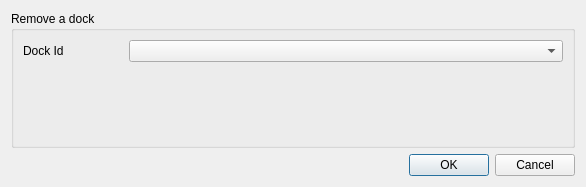
<?xml version="1.0" encoding="UTF-8"?>
<ui version="4.0">
 <class>DialogAddNewDock</class>
 <widget class="QDialog" name="DialogAddNewDock">
  <property name="geometry">
   <rect>
    <x>0</x>
    <y>0</y>
    <width>586</width>
    <height>187</height>
   </rect>
  </property>
  <property name="minimumSize">
   <size>
    <width>586</width>
    <height>0</height>
   </size>
  </property>
  <property name="windowTitle">
   <string>DataPlotly</string>
  </property>
  <layout class="QVBoxLayout" name="verticalLayout">
   <item>
    <widget class="QGroupBox" name="groupBox">
     <property name="title">
      <string>Remove a dock</string>
     </property>
     <layout class="QVBoxLayout" name="verticalLayout_2">
      <item>
       <layout class="QHBoxLayout" name="horizontalLayout">
        <item>
         <widget class="QLabel" name="DockIdLabel">
          <property name="sizePolicy">
           <sizepolicy hsizetype="Minimum" vsizetype="Preferred">
            <horstretch>0</horstretch>
            <verstretch>0</verstretch>
           </sizepolicy>
          </property>
          <property name="maximumSize">
           <size>
            <width>100</width>
            <height>16777215</height>
           </size>
          </property>
          <property name="text">
           <string>Dock Id</string>
          </property>
         </widget>
        </item>
        <item>
         <widget class="QComboBox" name="DockIdsComboBox">
          <property name="toolTip">
           <string/>
          </property>
         </widget>
        </item>
       </layout>
      </item>
      <item>
       <spacer name="verticalSpacer">
        <property name="orientation">
         <enum>Qt::Vertical</enum>
        </property>
        <property name="sizeHint" stdset="0">
         <size>
          <width>20</width>
          <height>40</height>
         </size>
        </property>
       </spacer>
      </item>
     </layout>
    </widget>
   </item>
   <item>
    <widget class="QDialogButtonBox" name="buttonBox">
     <property name="orientation">
      <enum>Qt::Horizontal</enum>
     </property>
     <property name="standardButtons">
      <set>QDialogButtonBox::Cancel|QDialogButtonBox::Ok</set>
     </property>
    </widget>
   </item>
  </layout>
 </widget>
 <resources/>
 <connections>
  <connection>
   <sender>buttonBox</sender>
   <signal>accepted()</signal>
   <receiver>DialogAddNewDock</receiver>
   <slot>accept()</slot>
   <hints>
    <hint type="sourcelabel">
     <x>227</x>
     <y>250</y>
    </hint>
    <hint type="destinationlabel">
     <x>157</x>
     <y>186</y>
    </hint>
   </hints>
  </connection>
  <connection>
   <sender>buttonBox</sender>
   <signal>rejected()</signal>
   <receiver>DialogAddNewDock</receiver>
   <slot>reject()</slot>
   <hints>
    <hint type="sourcelabel">
     <x>295</x>
     <y>250</y>
    </hint>
    <hint type="destinationlabel">
     <x>286</x>
     <y>186</y>
    </hint>
   </hints>
  </connection>
 </connections>
</ui>
